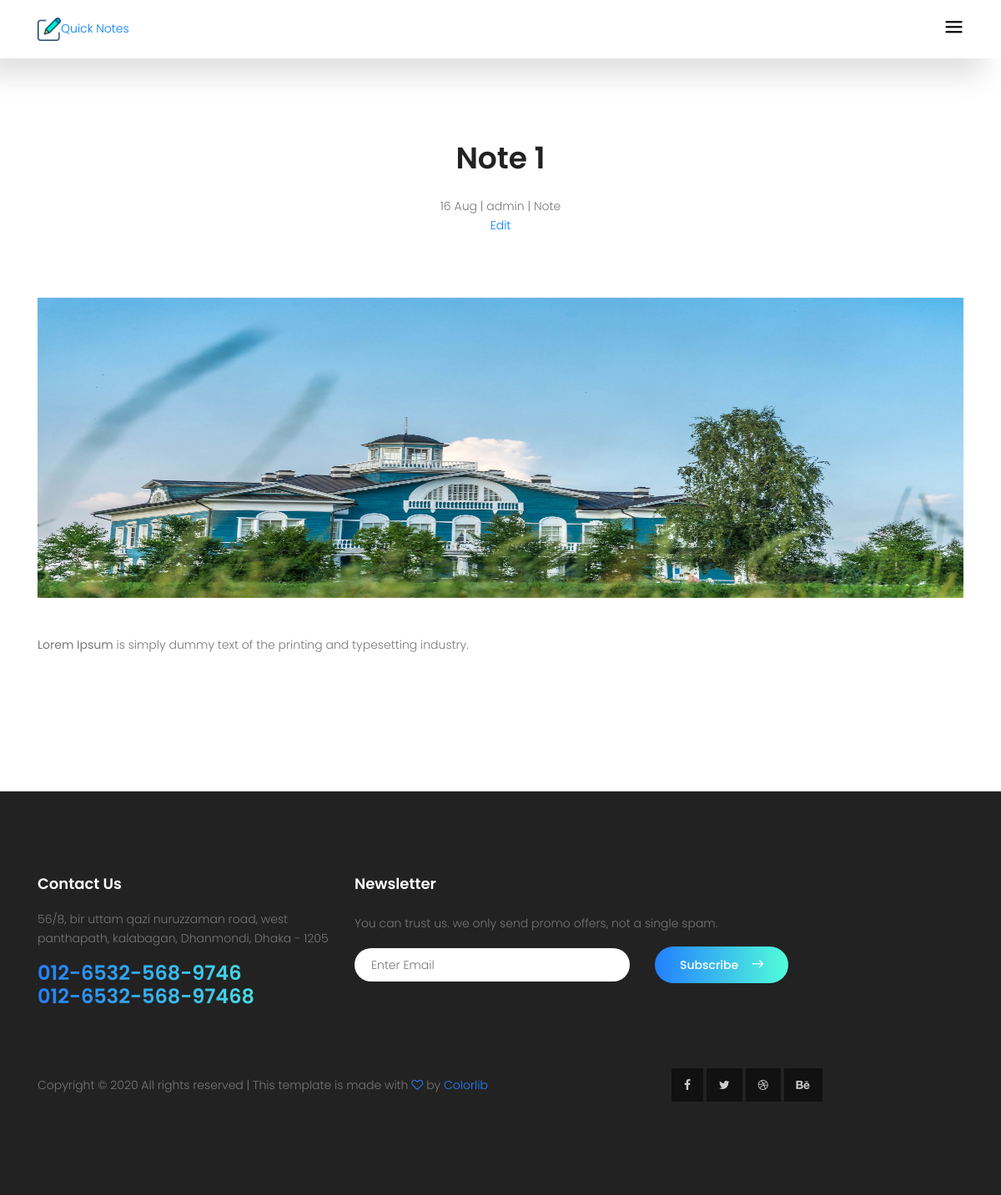
The page /notes/note-1/ on the database its author committed.
### notes_app/models.py (models this page shows, shortened)
class Notes(models.Model):
    user        = models.ForeignKey(User, on_delete=models.CASCADE)
    title       = models.CharField(max_length=50)
    slug        = models.SlugField(null=True, blank=True)
    content     = RichTextField()
    creared     = models.DateTimeField(blank=True, default=datetime.datetime.now)
    active      = models.BooleanField(default=True)
    tags        = models.CharField(blank=True, max_length=100)
    img         = models.ImageField(upload_to='notes-img')

### notes_app/views.py (the view)
# urls.py: url(r'^(?P<slug>[-\w]+)/$', views.detail, name='note_detail'),
def detail(request, slug):
    note = Notes.objects.get(slug=slug)
    context = {
        'note' : note
    }
    return render(request, 'one_note.html', context)

### notes_app/templates/one_note.html
{% extends 'base.html' %}
{% load static %}
{% block body %}
  <section class="blog-area section-gap">
    <div class="container">
        <div class="row justify-content-center">
            <div class="col-md-8 pb-30 header-text">
                <h1>{{note.title}}</h1>
                <p>
                    {{note.creared|date:"j M"}} | {{note.user.username}} | {{note.tags}}<br/>
                    <a href="{%url 'notes:note_edit' note.slug%}">Edit</a>
                </p>
            </div>
        </div>
        <div class="row">
            <div class="single-blog col-lg-12 col-md-12">
                {% if note.img %}
                <img class="f-img img-fluid mx-auto load-img" src="{{note.img.url}}" alt=""> {% else %}
                <img class="f-img img-fluid mx-auto load-img" src="{%static 'home-static/img/b1.jpg'%}" alt=""> {% endif %}
                <p>
                    {{note.content|safe}}
                </p>
            </div>
        </div>
    </div>
</section>
{% endblock body %}

### static/home-static/css/main.css (style rules this page uses)
body { color: #777777; font-family: "Poppins", sans-serif; font-size: 14px; font-weight: 300; line-height: 1.625em; position: relative; }
a { -webkit-transition: all 0.3s ease 0s; -moz-transition: all 0.3s ease 0s; -o-transition: all 0.3s ease 0s; transition: all 0.3s ease 0s; }
a, a:focus, a:hover { text-decoration: none; outline: 0; }
h1, h2, h3, h4, h5, h6 { font-family: "Poppins", sans-serif; color: #222222; line-height: 1.2em !important; margin-bottom: 0; margin-top: 0; font-weight: 600; }
h1, .h1 { font-size: 36px; }
.pb-30 { padding-bottom: 30px; }
h1 { font-size: 36px; }
h1, h2, h3, h4, h5, h6 { line-height: 1.5em; }
body { position: relative; }
.section-gap { padding: 120px 0; }
.blog-area h1 { text-align: center; margin-bottom: 25px; font-weight: 600; text-transform: capitalize; }
.blog-area p { margin-bottom: 45px; text-align: center; }
.single-blog p { text-align: left; margin-top: 15px; }
.single-blog .f-img { -webkit-transition: all 0.3s ease 0s; -moz-transition: all 0.3s ease 0s; -o-transition: all 0.3s ease 0s; transition: all 0.3s ease 0s; }
p { color: #777; }

### static/home-static/css/mycss.css (style rules this page uses)
.load-img { width: 100% !important; height: 360px !important; }

### rows shown on the page
Notes: title "Note 1", creared "16 Aug", user.username "admin", tags "Note", img (picture), content "Lorem Ipsum is simply dummy text of the printing and typesetting industry."
